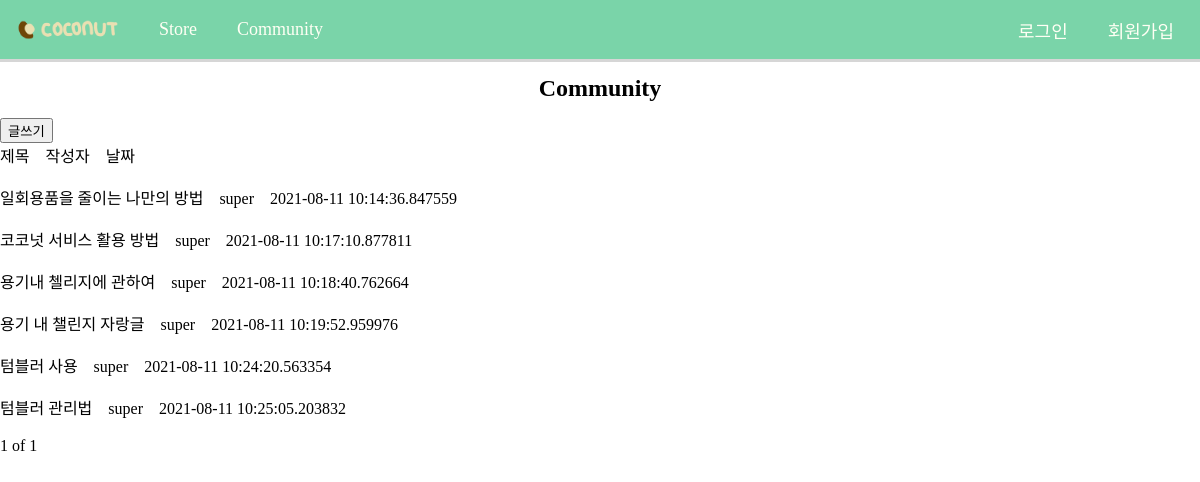
Page /community/main/ on the earlier database version.
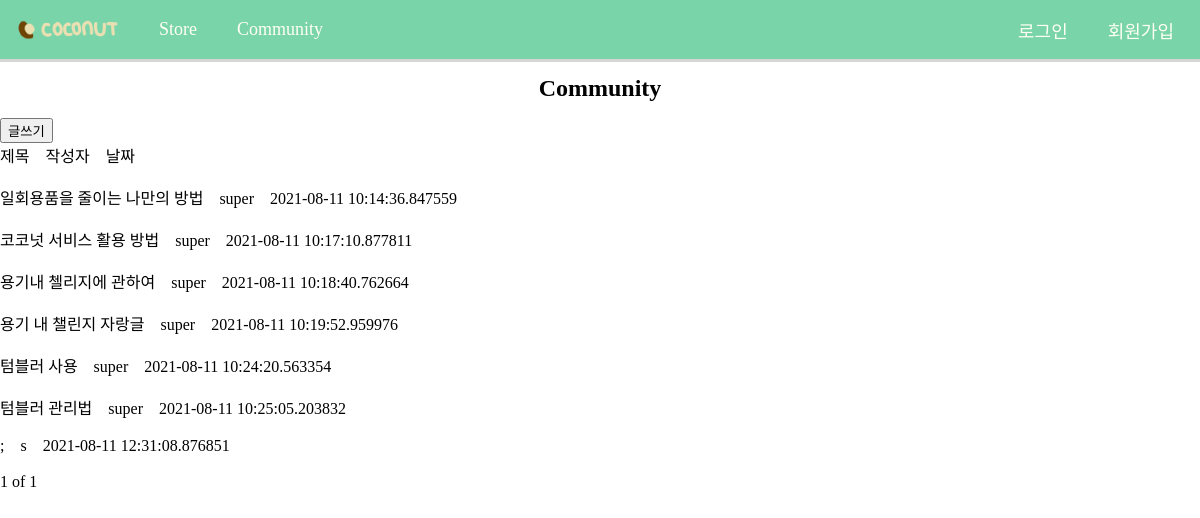
Same page on the later database version.
### community/models.py (models this page shows, shortened)
class Community(models.Model):
    writer = models.CharField(max_length=200, default='')
    title = models.CharField(max_length=200, default='')
    content = models.CharField(max_length=200, default='')
    subdate = models.CharField(max_length=200, default='')

### community/views.py (the view)
# urls.py: path('main/', views.commu_main, name = "commu_main"),
def commu_main(request):
    communitys = Community.objects
    community_list = Community.objects.all()
    paginator = Paginator(community_list,10)
    page = request.GET.get('page')
    posts = paginator.get_page(page)
    return render(request,'commu_main.html',{'communitys':communitys,'posts':posts})

### community/templates/commu_main.html (shortened to what this page needs)
<!DOCTYPE html>
<html lang="en">
{% load static %}
<head>
    <link rel="stylesheet" type="text/css" href="{% static 'css/base.css' %}" />
</head>
<body>
    {% include 'base.html'%}
    <div class="main">
        <h1>Community</h1>
        <div class = "button">
            <button onclick=location.href="{%url 'commu_create'%}">글쓰기</button>
            <br>
        </div>
        <div class = "content">
            <span>제목</span>&nbsp&nbsp&nbsp
            <span>작성자</span>&nbsp&nbsp&nbsp
            <span>날짜</span>
            <br>
            <br>
            {% for community in posts %}
                <span><a href = "{% url 'commu_detail' community.id%}">{{community.title}}</a></span>&nbsp&nbsp&nbsp
                <span>{{community.writer}}</span>&nbsp&nbsp&nbsp
                <span>{{community.subdate}}</span>
                <br>
                <br>
            {% endfor %}
            <span>{{posts.number}}</span>
            <span>of</span>
            <span>{{posts.paginator.num_pages}}</span>
        </div>
    </div>
</body>
</html>

Differences in the rows shown:
added Community: title ";", writer "s", subdate "2021-08-11 12:31:08.876851"
